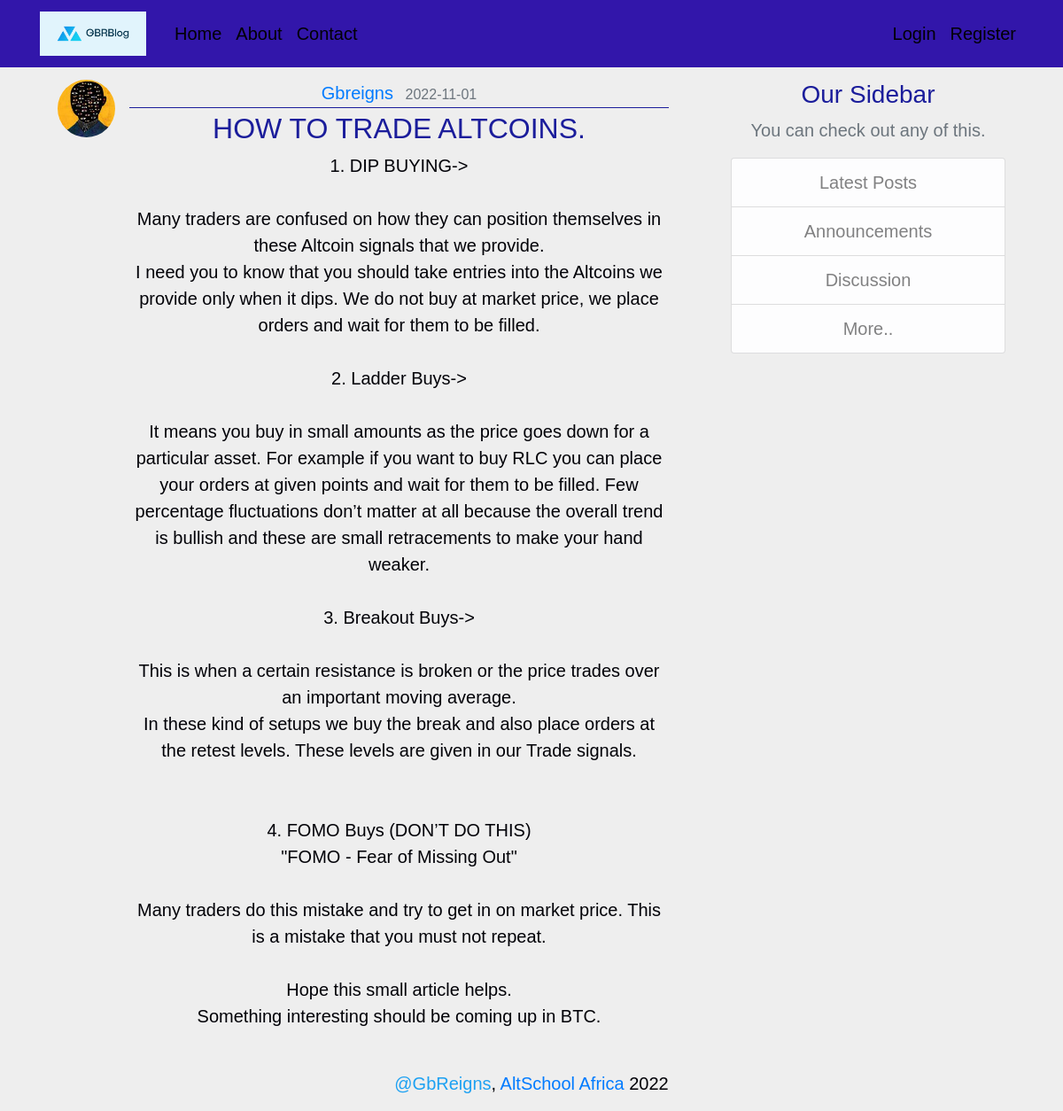
Screenshot of /post/2 with the database file from the repository.
### flaskblog/models.py (models this page shows, shortened)
class User(db.Model, UserMixin):
    id = db.Column(db.Integer, primary_key=True)
    username = db.Column(db.String(20), unique=True, nullable=False)
    first_name = db.Column(db.String(50), nullable=False)
    last_name = db.Column(db.String(50), nullable=False)
    email = db.Column(db.String(120), unique=True, nullable=False)
    image_file = db.Column(db.String(20), nullable=False, default='default.jpg')
    password = db.Column(db.String(60), nullable=False)
    posts = db.relationship('Post', backref='author', lazy=True)

class Post(db.Model):
    id = db.Column(db.Integer, primary_key=True)
    title = db.Column(db.String(100), nullable=False)
    date_posted = db.Column(db.DateTime, nullable=False, default=datetime.utcnow)
    content = db.Column(db.Text, nullable=False)
    user_id = db.Column(db.Integer, db.ForeignKey('user.id'), nullable=False)

### flaskblog/routes.py (the view)
@app.route("/post/<int:post_id>")
def post(post_id):
    post = Post.query.get_or_404(post_id)
    return render_template('post.html', title=post.title, post=post)

### flaskblog/templates/post.html (shortened to what this page needs)
{% extends "layout.html" %}
{% block content %}
  <article class="media content-section">
    <img class="rounded-circle article-img" src="{{ url_for('static', filename='profile_pics/' + post.author.image_file) }}">
    <div class="media-body">
      <div class="article-metadata">
        <a class="mr-2" href="{{ url_for('user_posts', username=post.author.username) }}">{{ post.author.username }}</a>
        <small class="text-muted">{{ post.date_posted.strftime('%Y-%m-%d') }}</small>
      </div>
      <h2 class="article-title">{{ post.title }}</h2>
      <p class="article-content">{{ post.content }}</p>
    </div>
  </article>
{% endblock content %}

### flaskblog/static/main.css (style rules this page uses)
* { font-family: Arial, Helvetica, sans-serif; box-sizing: border-box; padding: 0; margin: 0; }
body { margin: 0; text-align: center; background-color: #eee; color: rgb(1, 1, 7); font-size: 20px; margin-top: 5rem; background-repeat: no-repeat; background-position: center; background-size: cover; }
h1, h2, h3, h4, h5, h6 { color: #1b1d9b; }
.content-section { background: eee; padding: 10px 20px; border: 0px solid #dddddd; border-radius: 3px; margin-bottom: 20px; }
.article-title { color: #1b1d9b; }
.article-content { white-space: pre-line; }
.article-img { height: 65px; width: 65px; margin-right: 16px; }
.article-metadata { padding-bottom: 1px; margin-bottom: 4px; border-bottom: 1px solid #1b1d9b }

### rows the page displays
User: image_file (picture), author.username "Gbreigns"
Post: date_posted "2022-11-01", title "HOW TO TRADE ALTCOINS.", content "1. DIP BUYING-> Many traders are confused on how they can position themselves in these Altcoin signals that we provide. I need you to know that you should take entries into the Altcoins we provide only when it dips. We do not buy at market price, we place orders and wait for them to be filled. 2. Ladder Buys-> It means you buy in small amounts as the price goes down for a particular asset. For example if you want to buy RLC you can place your orders at given points and wait for them to be filled. Few percentage fluctuations don’t matter at all because the overall trend is bullish and these are small retracements to make your hand weaker. 3. Breakout Buys-> This is when a certain resistance…"
